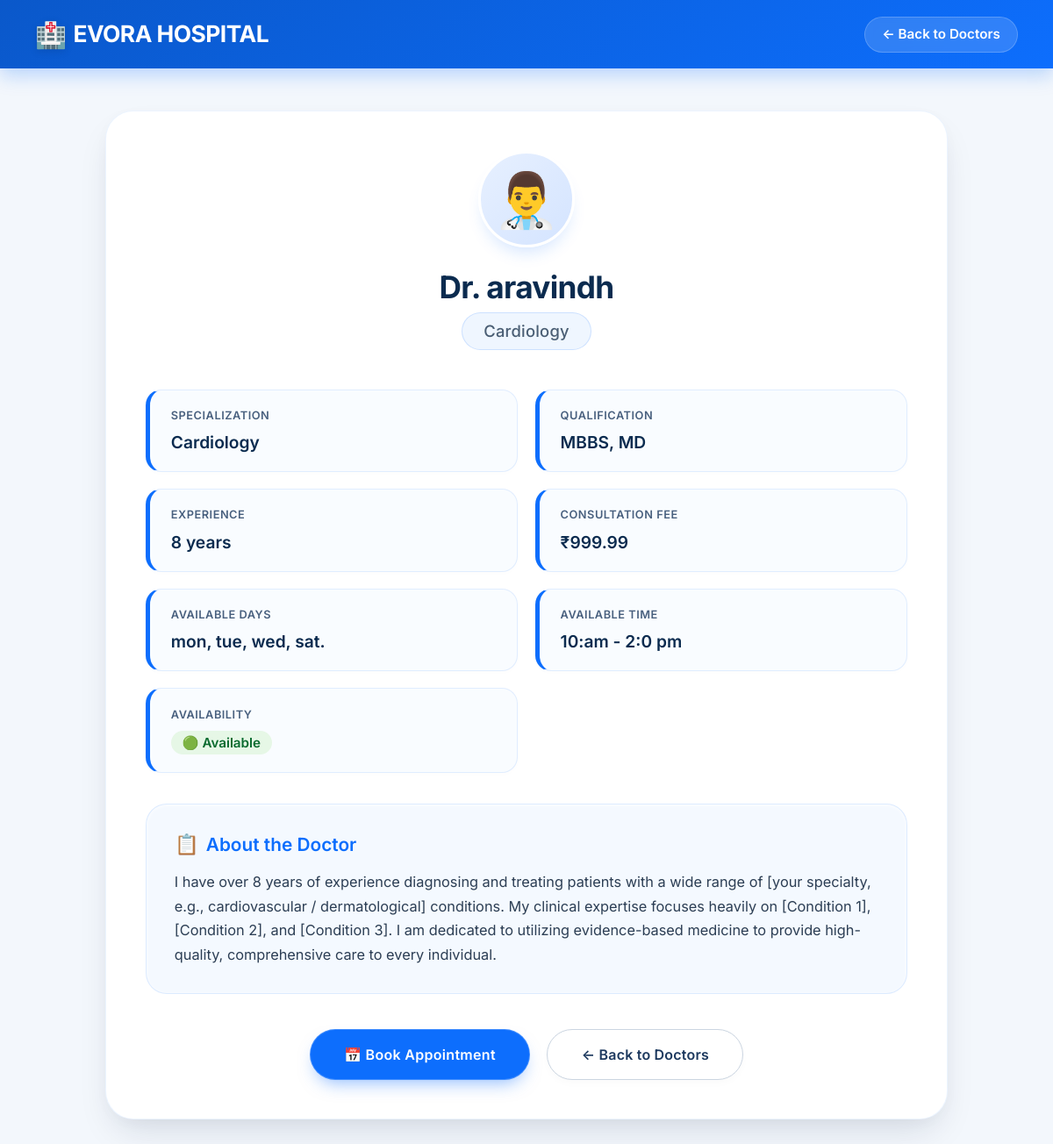
Page /doctor/1/ on the committed database.
### doctors/models.py (models this page shows, shortened)
class Doctor(models.Model):
    SPECIALIZATION_CHOICES = (
        ('cardiology', 'Cardiology'),
        ('dermatology', 'Dermatology'),
        ('neurology', 'Neurology'),
        ('orthopedics', 'Orthopedics'),
        ('pediatrics', 'Pediatrics'),
        ('general', 'General Medicine'),
        ('gynecology', 'Gynecology'),
        ('ent', 'ENT'),
        ('dentistry', 'Dentistry'),
        ('psychiatry', 'Psychiatry'),
    )
    user = models.OneToOneField(
        settings.AUTH_USER_MODEL,
        on_delete=models.CASCADE,
        related_name='doctor_profile'
    )
    specialization = models.CharField(
        max_length=100,
        choices=SPECIALIZATION_CHOICES
    )
    qualification = models.CharField(
        max_length=200
    )
    experience = models.PositiveIntegerField(
        default=0
    )
    consultation_fee = models.DecimalField(
        max_digits=10,
        decimal_places=2,
        default=0
    )
    available_days = models.CharField(
        max_length=200,
        blank=True
    )
    available_time = models.CharField(
        max_length=200,
        blank=True
    )
    is_available = models.BooleanField(
        default=True
    )
    bio = models.TextField(
        blank=True
    )
    created_at = models.DateTimeField(
        auto_now_add=True
    )

### accounts/models.py (models this page shows, shortened)
class User(AbstractUser):
    ROLE_CHOICES = (
        ('patient', 'Patient'),
        ('doctor', 'Doctor'),
        ('admin', 'Admin'),
    )
    phone = models.CharField(
        max_length=15,
        blank=True
    )
    role = models.CharField(
        max_length=20,
        choices=ROLE_CHOICES,
        default='patient'
    )

### doctors/views.py (the view)
def doctor_detail(request, doctor_id):
    doctor = get_object_or_404(
        Doctor.objects.select_related(
            'user'
        ),
        id=doctor_id,
        is_available=True
    )
    return render(
        request,
        'doctors/doctor_detail.html',
        {
            'doctor': doctor
        }
    )

### templates/doctors/doctor_detail.html (shortened to what this page needs)
<!DOCTYPE html>
<html lang="en">
<head>
</head>
<body>
    <div class="navbar">
        <h2>EVORA HOSPITAL</h2>
        <a href="{% url 'doctor_list' %}" class="back-btn">
            ← Back to Doctors
        </a>
    </div>
    <div class="container">
        <div class="doctor-detail-card">
            <div class="doctor-header">
                <div class="doctor-icon">
                    👨‍⚕️
                </div>
                <h1>
                    Dr. {{ doctor.user.get_full_name|default:doctor.user.username }}
                </h1>
                <p>
                    {{ doctor.get_specialization_display }}
                </p>
            </div>
            <div class="details">
                <div class="detail-box">
                    <strong>Specialization</strong>
                    <span>{{ doctor.get_specialization_display }}</span>
                </div>
                <div class="detail-box">
                    <strong>Qualification</strong>
                    <span>{{ doctor.qualification }}</span>
                </div>
                <div class="detail-box">
                    <strong>Experience</strong>
                    <span>{{ doctor.experience }} years</span>
                </div>
                <div class="detail-box">
                    <strong>Consultation Fee</strong>
                    <span>₹{{ doctor.consultation_fee }}</span>
                </div>
                <div class="detail-box">
                    <strong>Available Days</strong>
                    <span>{{ doctor.available_days|default:"Not specified" }}</span>
                </div>
                <div class="detail-box">
                    <strong>Available Time</strong>
                    <span>{{ doctor.available_time|default:"Not specified" }}</span>
                </div>
                <div class="detail-box">
                    <strong>Availability</strong>
                    <span>
                        {% if doctor.is_available %}
                            <span class="available-badge">🟢 Available</span>
                        {% else %}
                            <span class="unavailable-badge">🔴 Not Available</span>
                        {% endif %}
                    </span>
                </div>
            </div>
            {% if doctor.bio %}
                <div class="bio">
                    <h3>About the Doctor</h3>
                    <p>{{ doctor.bio }}</p>
                </div>
            {% endif %}
            <div class="buttons">
                <a href="{% url 'book_appointment' %}?doctor={{ doctor.id }}" class="book-btn">
                    📅 Book Appointment
                </a>
                <a href="{% url 'doctor_list' %}" class="back-link">
                    ← Back to Doctors
                </a>
            </div>
        </div>
    </div>
</body>
</html>

### templates/doctors/doctor_detail.html (style rules this page uses)
* { margin: 0; padding: 0; box-sizing: border-box; }
body { font-family: 'Inter', 'Plus Jakarta Sans', system-ui, -apple-system, sans-serif; background: #f3f7fc; color: #1e293b; line-height: 1.5; -webkit-font-smoothing: antialiased; }
.navbar { background: linear-gradient(145deg, #0a58ca 0%, #0d6efd 100%); color: white; padding: 1.1rem 2.5rem; display: flex; justify-content: space-between; align-items: center; box-shadow: 0 8px 20px rgba(13, 110, 253, 0.25); }
.navbar h2 { font-size: 1.65rem; font-weight: 700; letter-spacing: -0.02em; display: flex; align-items: center; gap: 0.5rem; }
.navbar h2::before { content: "🏥"; font-size: 1.8rem; filter: drop-shadow(0 2px 4px rgba(0, 0, 0, 0.1)); }
.back-btn { color: white; text-decoration: none; font-weight: 600; background: rgba(255, 255, 255, 0.15); padding: 0.5rem 1.2rem; border-radius: 40px; font-size: 0.95rem; display: flex; align-items: center; gap: 0.4rem; transition: all 0.2s ease; border: 1px solid rgba(255, 255, 255, 0.2); backdrop-filter: blur(4px); }
.container { width: 90%; max-width: 960px; margin: 3rem auto 4rem; }
.doctor-detail-card { background: #ffffff; border-radius: 32px; padding: 2.8rem 2.8rem; box-shadow: 0 20px 40px -12px rgba(0, 27, 58, 0.15), 0 4px 18px rgba(0, 0, 0, 0.02); border: 1px solid rgba(13, 110, 253, 0.08); transition: all 0.25s ease; }
.doctor-header { text-align: center; margin-bottom: 2.8rem; position: relative; }
.doctor-icon { width: 110px; height: 110px; background: linear-gradient(135deg, #e7f0ff 0%, #d4e4ff 100%); border-radius: 50%; display: flex; align-items: center; justify-content: center; font-size: 3.8rem; margin: 0 auto 1.5rem; box-shadow: 0 12px 20px -8px rgba(13, 110, 253, 0.2); border: 3px solid white; transition: transform 0.2s ease; }
.doctor-header h1 { color: #0b2b4f; font-size: 2.2rem; font-weight: 700; letter-spacing: -0.02em; margin-bottom: 0.5rem; line-height: 1.2; }
.doctor-header p { color: #4a5e74; font-size: 1.15rem; font-weight: 500; background: #eff6ff; display: inline-block; padding: 0.4rem 1.5rem; border-radius: 60px; letter-spacing: 0.2px; border: 1px solid rgba(13, 110, 253, 0.15); }
.details { display: grid; grid-template-columns: repeat(2, 1fr); gap: 1.2rem; margin-bottom: 2.2rem; }
.detail-box { background: #f9fcff; padding: 1.2rem 1.5rem; border-radius: 18px; border: 1px solid rgba(13, 110, 253, 0.1); border-left: 5px solid #0d6efd; transition: all 0.15s ease; box-shadow: 0 2px 6px rgba(0, 0, 0, 0.01); }
.detail-box strong { display: block; color: #1e3a5f; font-size: 0.8rem; font-weight: 600; text-transform: uppercase; letter-spacing: 0.5px; margin-bottom: 0.5rem; opacity: 0.8; }
.detail-box span { color: #0b2b4f; font-size: 1.2rem; font-weight: 600; display: block; line-height: 1.4; word-break: break-word; }
.detail-box span .available-badge { display: inline-flex; align-items: center; gap: 0.3rem; background: #e6f7e6; color: #0a6b2f; padding: 0.2rem 0.8rem; border-radius: 60px; font-size: 0.95rem; font-weight: 600; }
.bio { margin-top: 1.5rem; padding: 1.8rem 2rem; background: #f4f9ff; border-radius: 24px; border: 1px solid rgba(13, 110, 253, 0.1); box-shadow: inset 0 1px 4px rgba(255, 255, 255, 0.8); }
.bio h3 { color: #0d6efd; font-size: 1.3rem; font-weight: 600; margin-bottom: 0.8rem; display: flex; align-items: center; gap: 0.5rem; }
.bio h3::before { content: "📋"; font-size: 1.4rem; }
.bio p { color: #2c3e54; line-height: 1.7; font-size: 1.02rem; font-weight: 400; }
.buttons { display: flex; justify-content: center; gap: 1.2rem; margin-top: 2.5rem; flex-wrap: wrap; }
.book-btn { padding: 1rem 2.4rem; background: #0d6efd; color: white; text-decoration: none; border-radius: 60px; font-weight: 600; font-size: 1rem; letter-spacing: 0.3px; display: inline-flex; align-items: center; justify-content: center; gap: 0.6rem; box-shadow: 0 10px 20px -8px #0d6efd80; transition: all 0.2s ease; border: 1px solid rgba(255, 255, 255, 0.2); }
.back-link { padding: 1rem 2.4rem; background: #ffffff; color: #1e3a5f; text-decoration: none; border-radius: 60px; font-weight: 600; font-size: 1rem; display: inline-flex; align-items: center; justify-content: center; gap: 0.5rem; border: 1.5px solid #cbd5e1; box-shadow: 0 4px 10px rgba(0, 0, 0, 0.02); transition: all 0.2s ease; letter-spacing: 0.2px; }

### rows in the picture
Doctor: user.get_full_name "aravindh", specialization "Cardiology", qualification "MBBS, MD", experience "8", consultation_fee "999.99", available_days "mon, tue, wed, sat.", available_time "10:am - 2:0 pm", bio "I have over 8 years of experience diagnosing and treating patients with a wide range of [your specialty, e.g., cardiovascular / dermatological] conditions. My clinical expertise focuses heavily on [Condition 1], [Condition 2], and [Condition 3]. I am dedicated to utilizing evidence-based medicine to provide high-quality, comprehensive care to every individual."
